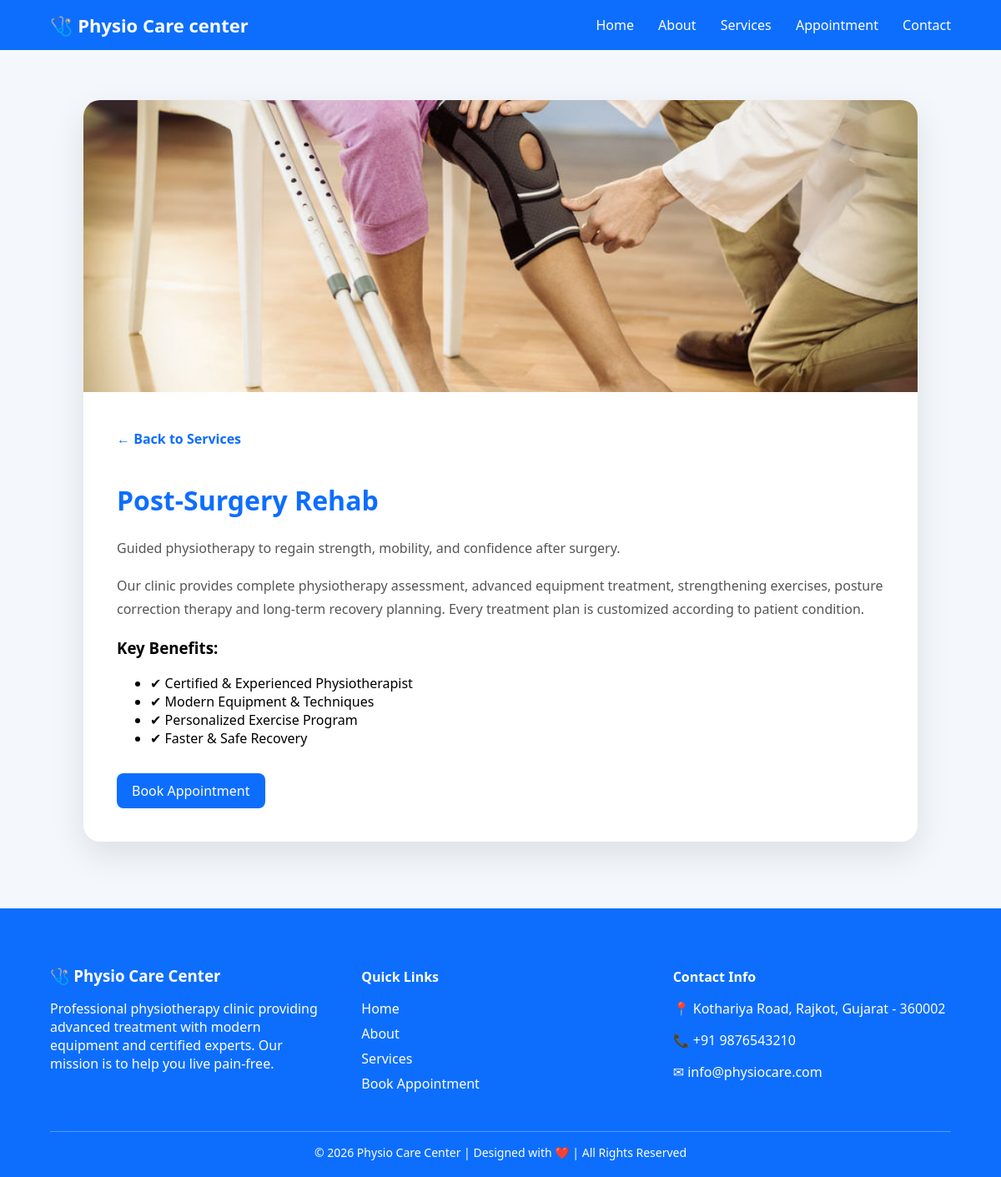
Page /services.php?id=3 on the committed database.
### tables this page shows
CREATE TABLE `services` (
  `id` INT NOT NULL AUTO_INCREMENT,
  `title` VARCHAR(150) NOT NULL,
  `description` TEXT NOT NULL,
  `image` VARCHAR(255) NOT NULL,
  `is_active` TINYINT(1) NOT NULL DEFAULT 1,
  `sort_order` INT NOT NULL DEFAULT 0,
  `created_at` TIMESTAMP NOT NULL DEFAULT CURRENT_TIMESTAMP,
  PRIMARY KEY (`id`)
);

### services.php (the view, shortened to what this page needs)
<?php
include 'config.php';
$services = [];
$result = $conn->query("SELECT id, title, description, image FROM services WHERE is_active=1 ORDER BY sort_order ASC, id DESC");
if ($result) {
    while ($row = $result->fetch_assoc()) {
        $services[] = $row;
    }
}
$singleService = null;
if(isset($_GET['id'])){
    $id = intval($_GET['id']);
    foreach($services as $s){
        if($s['id'] == $id){
            $singleService = $s;
            break;
        }
    }
}
?>
<!DOCTYPE html>
<html>
<head>
</head>
<body>
<header>
    <div class="logo">🩺 Physio Care center</div>
    <nav>
        <a href="index.php">Home</a>
        <a href="about.php">About</a>
        <a href="services.php">Services</a>
        <a href="appointment.php">Appointment</a>
        <a href="contact.php">Contact</a>
    </nav>
</header>
<?php if($singleService){ ?>
<div class="detail-box">
<img src="image/<?php echo $singleService['image']; ?>">
    <div class="detail-content">
        <a href="services.php" class="back-btn">← Back to Services</a>
        <h1><?php echo $singleService['title']; ?></h1>
        <p><?php echo $singleService['description']; ?></p>
        <p>
        Our clinic provides complete physiotherapy assessment, advanced equipment treatment,
        strengthening exercises, posture correction therapy and long-term recovery planning.
        Every treatment plan is customized according to patient condition.
        </p>
        <h3>Key Benefits:</h3>
        <ul>
            <li>✔ Certified & Experienced Physiotherapist</li>
            <li>✔ Modern Equipment & Techniques</li>
            <li>✔ Personalized Exercise Program</li>
            <li>✔ Faster & Safe Recovery</li>
        </ul>
        <a href="appointment.php?service=<?php echo urlencode($singleService['title']); ?>" class="btn">
            Book Appointment
        </a>
    </div>
</div>
<?php } ?>
<footer class="premium-footer">
    <div class="footer-container">
        <div class="footer-box">
            <h3>🩺 Physio Care Center</h3>
            <p>
                Professional physiotherapy clinic providing advanced
                treatment with modern equipment and certified experts.
                Our mission is to help you live pain-free.
            </p>
        </div>
        <div class="footer-box">
            <h4>Quick Links</h4>
            <ul>
                <li><a href="index.php">Home</a></li>
                <li><a href="about.php">About</a></li>
                <li><a href="services.php">Services</a></li>
                <li><a href="appointment.php">Book Appointment</a></li>
            </ul>
        </div>
        <div class="footer-box">
            <h4>Contact Info</h4>
<p>📍 Kothariya Road, Rajkot, Gujarat - 360002</p>
            <p>📞 +91 9876543210</p>
            <p>✉ info@physiocare.com</p>
        </div>
    </div>
    <div class="footer-bottom">
        © 2026 Physio Care Center | Designed with ❤️ | All Rights Reserved
    </div>
</footer>
</body>
</html>

### services.php (style rules this page uses)
body { margin:0; font-family:'Segoe UI', sans-serif; background:#f4f7fb; }
header { position:sticky; top:0; z-index:1000; display:flex; justify-content:space-between; align-items:center; padding:15px 60px; background:#0d6efd; }
header .logo { color:#fff; font-size:22px; font-weight:bold; }
header nav a { color:#fff; margin-left:25px; text-decoration:none; font-weight:500; }
.btn { display:inline-block; margin-top:15px; padding:10px 18px; background:#0d6efd; color:#fff; border-radius:8px; text-decoration:none; }
.detail-box { width:90%; max-width:1000px; margin:60px auto; background:#fff; border-radius:20px; box-shadow:0 15px 40px rgba(0,0,0,0.1); overflow:hidden; }
.detail-box img { width:100%; height:350px; object-fit:cover; }
.detail-content { padding:40px; }
.detail-content h1 { color:#0d6efd; }
.detail-content p { line-height:1.8; color:#555; }
.back-btn { display:inline-block; margin-bottom:20px; text-decoration:none; color:#0d6efd; font-weight:bold; }
.premium-footer { background:#0d6efd; color:#fff; padding:50px 60px 20px; margin-top:80px; }
.footer-container { display:flex; justify-content:space-between; flex-wrap:wrap; gap:40px; }
.footer-box { flex:1; min-width:250px; }
.footer-box h3, .footer-box h4 { margin-bottom:15px; }
.footer-box ul { list-style:none; padding:0; }
.footer-box ul li { margin-bottom:8px; }
.footer-box a { color:#fff; text-decoration:none; }
.footer-bottom { text-align:center; margin-top:30px; border-top:1px solid rgba(255,255,255,0.3); padding-top:15px; font-size:14px; }

### rows in the picture
services: image (picture), title "Post-Surgery Rehab", description "Guided physiotherapy to regain strength, mobility, and confidence after surgery."
